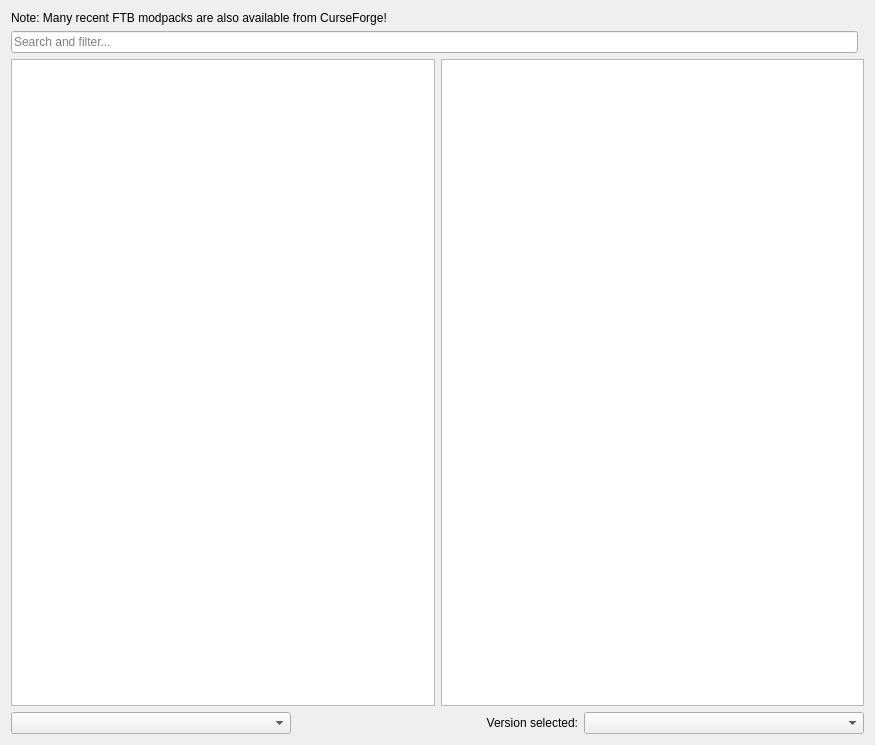
<?xml version="1.0" encoding="UTF-8"?>
<ui version="4.0">
 <class>FtbPage</class>
 <widget class="QWidget" name="FtbPage">
  <property name="geometry">
   <rect>
    <x>0</x>
    <y>0</y>
    <width>875</width>
    <height>745</height>
   </rect>
  </property>
  <layout class="QGridLayout" name="gridLayout">
   <item row="3" column="0" colspan="2">
    <layout class="QGridLayout" name="gridLayout_4" columnstretch="0,0,0" rowminimumheight="0" columnminimumwidth="0,0,0">
     <item row="0" column="2">
      <widget class="QComboBox" name="versionSelectionBox"/>
     </item>
     <item row="0" column="1">
      <widget class="QLabel" name="label">
       <property name="text">
        <string>Version selected:</string>
       </property>
       <property name="alignment">
        <set>Qt::AlignRight|Qt::AlignTrailing|Qt::AlignVCenter</set>
       </property>
      </widget>
     </item>
     <item row="0" column="0">
      <widget class="QComboBox" name="sortByBox"/>
     </item>
    </layout>
   </item>
   <item row="1" column="0">
    <widget class="QLineEdit" name="searchEdit">
     <property name="placeholderText">
      <string>Search and filter...</string>
     </property>
     <property name="clearButtonEnabled">
      <bool>true</bool>
     </property>
    </widget>
   </item>
   <item row="2" column="0" colspan="2">
    <layout class="QGridLayout" name="gridLayout_3">
     <item row="0" column="0">
      <widget class="QTreeView" name="packView">
       <property name="alternatingRowColors">
        <bool>true</bool>
       </property>
       <property name="iconSize">
        <size>
         <width>48</width>
         <height>48</height>
        </size>
       </property>
      </widget>
     </item>
     <item row="0" column="1">
      <widget class="ProjectDescriptionPage" name="packDescription">
       <property name="openExternalLinks">
        <bool>true</bool>
       </property>
       <property name="openLinks">
        <bool>true</bool>
       </property>
      </widget>
     </item>
    </layout>
   </item>
   <item row="0" column="0">
    <widget class="QLabel" name="label_2">
     <property name="text">
      <string>Note: Many recent FTB modpacks are also available from CurseForge!</string>
     </property>
    </widget>
   </item>
  </layout>
 </widget>
 <customwidgets>
  <customwidget>
   <class>ProjectDescriptionPage</class>
   <extends>QTextBrowser</extends>
   <header>ui/widgets/ProjectDescriptionPage.h</header>
  </customwidget>
 </customwidgets>
 <tabstops>
  <tabstop>searchEdit</tabstop>
  <tabstop>versionSelectionBox</tabstop>
 </tabstops>
 <resources/>
 <connections/>
</ui>
